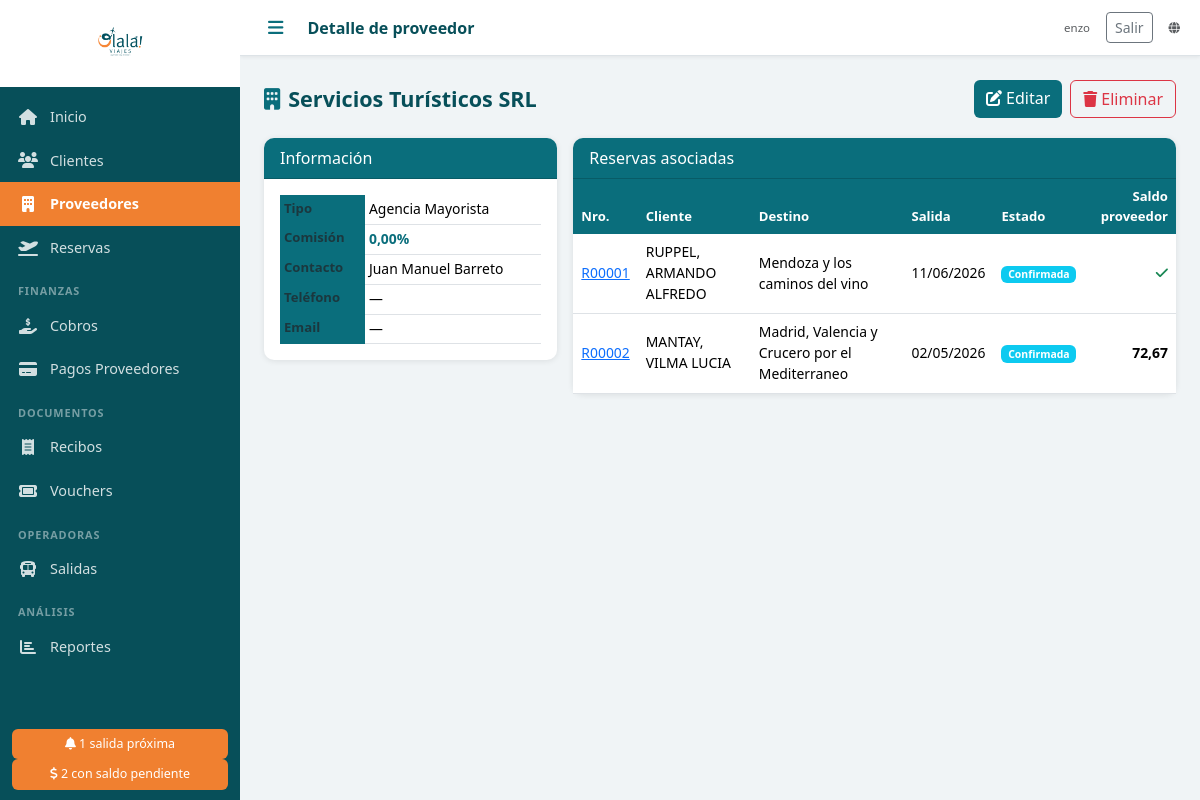
/proveedores/1/ (signed in), run on the app's committed database.
### agencia/models.py (models this page shows, shortened)
class Proveedor(models.Model):
    TIPOS = [
        ('AEROLINEA', 'Aerolínea'),
        ('HOTEL', 'Hotel'),
        ('CRUCERO', 'Crucero'),
        ('AGENCIA', 'Agencia Mayorista'),
        ('OPERADOR', 'Operador Mayorista'),
        ('TRASLADO', 'Traslado'),
        ('SEGURO', 'Seguro de Viaje'),
        ('EXCURSION', 'Excursión'),
        ('OTRO', 'Otro'),
    ]
    nombre = models.CharField('Nombre', max_length=200)
    tipo = models.CharField('Tipo', max_length=20, choices=TIPOS, default='OTRO')
    comision_porcentaje = models.DecimalField('Comisión (%)', max_digits=5, decimal_places=2, default=0)
    contacto = models.CharField('Contacto', max_length=100, blank=True)
    email = models.EmailField('Email', blank=True)
    telefono = models.CharField('Teléfono', max_length=50, blank=True)
    notas = models.TextField('Notas', blank=True)
    activo = models.BooleanField('Activo', default=True)
    created_at = models.DateTimeField(auto_now_add=True)
    class Meta:
        verbose_name = 'Proveedor'
        verbose_name_plural = 'Proveedores'
        ordering = ['nombre']

class Reserva(models.Model):
    ESTADOS = [
        ('PENDIENTE', 'Pendiente'),
        ('CONFIRMADA', 'Confirmada'),
        ('EN_CURSO', 'En curso'),
        ('COMPLETADA', 'Completada'),
        ('CANCELADA', 'Cancelada'),
    ]
    numero = models.CharField('Nro. Reserva', max_length=20, unique=True, blank=True)
    cliente = models.ForeignKey(Cliente, on_delete=models.PROTECT, verbose_name='Cliente titular', related_name='reservas')
    descripcion = models.TextField('Descripción / Observaciones', blank=True)
    destino = models.CharField('Destino', max_length=200)
    fecha_salida = models.DateField('Fecha de salida')
    fecha_regreso = models.DateField('Fecha de regreso', null=True, blank=True)
    pasajeros_adicionales = models.ManyToManyField(
        Cliente, related_name='reservas_como_pasajero',
        blank=True, verbose_name='Pasajeros adicionales'
    )
    precio_venta = models.DecimalField('Precio de venta', max_digits=12, decimal_places=2, default=0)
    moneda_venta = models.CharField('Moneda venta', max_length=3, choices=MONEDAS, default='ARS')
    comision_porcentaje = models.DecimalField('Comisión (%)', max_digits=5, decimal_places=2, default=0)
    estado = models.CharField('Estado', max_length=20, choices=ESTADOS, default='PENDIENTE')
    notas = models.TextField('Notas internas', blank=True)
    created_at = models.DateTimeField(auto_now_add=True)
    updated_at = models.DateTimeField(auto_now=True)
    class Meta:
        verbose_name = 'Reserva'
        verbose_name_plural = 'Reservas'
        ordering = ['fecha_salida']
    @property
    def precio_costo_total(self):
        return sum((s.precio_costo for s in self.servicios.all()), Decimal('0'))
    @property
    def total_pagado_proveedor(self):
        return sum(p.monto for p in self.pagos_proveedor.all())
    @property
    def saldo_pendiente_proveedor(self):
        return self.precio_costo_total - self.total_pagado_proveedor

class Cliente(models.Model):
    TIPOS_DOC = [
        ('DNI', 'DNI'),
        ('PASAPORTE', 'Pasaporte'),
        ('LC', 'L.C.'),
        ('LE', 'L.E.'),
        ('CUIT', 'CUIT'),
    ]
    nombre = models.CharField('Nombre', max_length=100)
    apellido = models.CharField('Apellido', max_length=100)
    tipo_doc = models.CharField('Tipo de documento', max_length=20, choices=TIPOS_DOC, default='DNI')
    nro_doc = models.CharField('Nro. de documento', max_length=50, blank=True)
    email = models.EmailField('Email', blank=True)
    telefono = models.CharField('Teléfono', max_length=50, blank=True)
    direccion = models.CharField('Dirección', max_length=300, blank=True)
    fecha_nacimiento = models.DateField('Fecha de nacimiento', null=True, blank=True)
    notas = models.TextField('Notas', blank=True)
    foto_dni = models.FileField('Foto DNI', upload_to='dni/', blank=True, null=True)
    activo = models.BooleanField('Activo', default=True)
    created_at = models.DateTimeField(auto_now_add=True)
    updated_at = models.DateTimeField(auto_now=True)
    class Meta:
        verbose_name = 'Cliente'
        verbose_name_plural = 'Clientes'
        ordering = ['apellido', 'nombre']
    def __str__(self):
        return f"{self.apellido}, {self.nombre}"

class ServicioReserva(models.Model):
    reserva = models.ForeignKey(Reserva, on_delete=models.CASCADE, related_name='servicios', verbose_name='Reserva')
    proveedor = models.ForeignKey(Proveedor, on_delete=models.PROTECT, verbose_name='Proveedor')
    tipo_servicio = models.CharField('Tipo', max_length=20, choices=TIPOS_SERVICIO, default='PAQUETE')
    descripcion = models.CharField('Descripción del servicio', max_length=500, blank=True)
    precio_costo = models.DecimalField('Costo', max_digits=12, decimal_places=2, default=0)
    moneda_costo = models.CharField('Moneda', max_length=3, choices=MONEDAS, default='ARS')
    nro_reserva_proveedor = models.CharField('Nro. reserva proveedor', max_length=100, blank=True)
    class Meta:
        verbose_name = 'Servicio'
        verbose_name_plural = 'Servicios'

class PagoProveedor(models.Model):
    reserva = models.ForeignKey(Reserva, on_delete=models.PROTECT, related_name='pagos_proveedor', verbose_name='Reserva')
    fecha = models.DateField('Fecha')
    monto = models.DecimalField('Monto', max_digits=12, decimal_places=2)
    moneda = models.CharField('Moneda', max_length=3, choices=MONEDAS, default='ARS')
    forma_pago = models.CharField('Forma de pago', max_length=20, choices=FORMAS_PAGO)
    referencia = models.CharField('Referencia / Nro. comprobante', max_length=200, blank=True)
    notas = models.TextField('Notas', blank=True)
    comprobante = models.FileField('Comprobante', upload_to='comprobantes/', blank=True, null=True)
    created_at = models.DateTimeField(auto_now_add=True)
    class Meta:
        verbose_name = 'Pago a Proveedor'
        verbose_name_plural = 'Pagos a Proveedores'
        ordering = ['-fecha']

### agencia/views.py (the view)
# urls.py: path('proveedores/<int:pk>/', login_required(views.proveedor_detalle), name='proveedor_detalle'),
def proveedor_detalle(request, pk):
    proveedor = get_object_or_404(Proveedor, pk=pk)
    reservas = Reserva.objects.filter(
        servicios__proveedor=proveedor
    ).distinct().prefetch_related('servicios__proveedor').order_by('-fecha_salida')
    return render(request, 'proveedores/detalle.html', {'proveedor': proveedor, 'reservas': reservas})

### templates/proveedores/detalle.html (shortened to what this page needs)
{% extends 'base.html' %}
{% block topbar_title %}Detalle de proveedor{% endblock %}
{% block content %}
<div class="page-header">
  <h2><i class="fas fa-building me-2 text-teal"></i>{{ proveedor.nombre }}</h2>
  <div class="d-flex gap-2">
    <a href="{% url 'proveedor_editar' proveedor.pk %}" class="btn btn-teal"><i class="fas fa-edit me-1"></i>Editar</a>
    <a href="{% url 'proveedor_eliminar' proveedor.pk %}" class="btn btn-outline-danger"><i class="fas fa-trash me-1"></i>Eliminar</a>
  </div>
</div>
<div class="row g-3">
  <div class="col-md-4">
    <div class="card">
      <div class="card-header bg-teal text-white">Información</div>
      <div class="card-body">
        <table class="table table-sm mb-0">
          <tr><th class="text-muted">Tipo</th><td>{{ proveedor.get_tipo_display }}</td></tr>
          <tr><th class="text-muted">Comisión</th><td><strong class="text-teal">{{ proveedor.comision_porcentaje }}%</strong></td></tr>
          <tr><th class="text-muted">Contacto</th><td>{{ proveedor.contacto|default:"—" }}</td></tr>
          <tr><th class="text-muted">Teléfono</th><td>{{ proveedor.telefono|default:"—" }}</td></tr>
          <tr><th class="text-muted">Email</th><td>{{ proveedor.email|default:"—" }}</td></tr>
        </table>
      </div>
    </div>
  </div>
  <div class="col-md-8">
    <div class="card">
      <div class="card-header bg-teal text-white">Reservas asociadas</div>
      <div class="table-responsive">
        <table class="table table-hover mb-0">
          <thead><tr><th>Nro.</th><th>Cliente</th><th>Destino</th><th>Salida</th><th>Estado</th><th class="text-end">Saldo proveedor</th></tr></thead>
          <tbody>
            {% for r in reservas %}
            <tr>
              <td><a href="{% url 'reserva_detalle' r.pk %}">{{ r.numero }}</a></td>
              <td>{{ r.cliente }}</td>
              <td class="small">{{ r.destino }}</td>
              <td class="small">{{ r.fecha_salida|date:"d/m/Y" }}</td>
              <td><span class="badge badge-{{ r.estado }}">{{ r.get_estado_display }}</span></td>
              <td class="text-end {% if r.saldo_pendiente_proveedor > 0 %}saldo-pendiente{% else %}saldo-ok{% endif %}">
                {% if r.saldo_pendiente_proveedor > 0 %}{{ r.saldo_pendiente_proveedor|floatformat:2 }}{% else %}<i class="fas fa-check text-success"></i>{% endif %}
              </td>
            </tr>
            {% empty %}
            <tr><td colspan="6" class="text-center text-muted py-3">Sin reservas.</td></tr>
            {% endfor %}
          </tbody>
        </table>
      </div>
    </div>
  </div>
</div>
{% endblock %}

### templates/base.html (shortened to what this page needs)
<!DOCTYPE html>
<html lang="es">
<head>
  {% load static %}
  <link rel="stylesheet" href="https://cdn.jsdelivr.net/npm/bootstrap@5.3.2/dist/css/bootstrap.min.css">
  <link rel="stylesheet" href="https://cdnjs.cloudflare.com/ajax/libs/font-awesome/6.5.0/css/all.min.css">
  <link rel="stylesheet" href="{% static 'css/olala.css' %}">
</head>
<body>
<div class="sidebar" id="sidebar">
  <div class="sidebar-logo">
    <img src="{% static 'img/logo.png' %}" alt="Olalá Viajes" class="logo-img">
  </div>
  <nav class="sidebar-nav">
    <a href="{% url 'dashboard' %}" class="nav-item {% if request.resolver_match.url_name == 'dashboard' %}active{% endif %}">
      <i class="fas fa-home"></i><span>Inicio</span>
    </a>
    <a href="{% url 'clientes_lista' %}" class="nav-item {% if 'cliente' in request.resolver_match.url_name %}active{% endif %}">
      <i class="fas fa-users"></i><span>Clientes</span>
    </a>
    <a href="{% url 'proveedores_lista' %}" class="nav-item {% if 'proveedor' in request.resolver_match.url_name %}active{% endif %}">
      <i class="fas fa-building"></i><span>Proveedores</span>
    </a>
    <a href="{% url 'reservas_lista' %}" class="nav-item {% if 'reserva' in request.resolver_match.url_name %}active{% endif %}">
      <i class="fas fa-plane-departure"></i><span>Reservas</span>
    </a>
    <div class="nav-section">Finanzas</div>
    <a href="{% url 'cobros_lista' %}" class="nav-item {% if 'cobro' in request.resolver_match.url_name %}active{% endif %}">
      <i class="fas fa-hand-holding-dollar"></i><span>Cobros</span>
    </a>
    <a href="{% url 'pagos_proveedor_lista' %}" class="nav-item {% if 'pago_proveedor' in request.resolver_match.url_name %}active{% endif %}">
      <i class="fas fa-credit-card"></i><span>Pagos Proveedores</span>
    </a>
    <div class="nav-section">Documentos</div>
    <a href="{% url 'recibos_lista' %}" class="nav-item {% if 'recibo' in request.resolver_match.url_name %}active{% endif %}">
      <i class="fas fa-receipt"></i><span>Recibos</span>
    </a>
    <a href="{% url 'vouchers_lista' %}" class="nav-item {% if 'voucher' in request.resolver_match.url_name %}active{% endif %}">
      <i class="fas fa-ticket"></i><span>Vouchers</span>
    </a>
    <div class="nav-section">Operadoras</div>
    <a href="{% url 'salidas_lista' %}" class="nav-item {% if 'salida' in request.resolver_match.url_name %}active{% endif %}">
      <i class="fas fa-bus"></i><span>Salidas</span>
    </a>
    <div class="nav-section">Análisis</div>
    <a href="{% url 'reportes' %}" class="nav-item {% if 'reporte' in request.resolver_match.url_name %}active{% endif %}">
      <i class="fas fa-chart-bar"></i><span>Reportes</span>
    </a>
  </nav>
  {% if alertas_salidas > 0 or alertas_saldos > 0 %}
  <div class="sidebar-alerts">
    {% if alertas_salidas > 0 %}
    <a href="{% url 'dashboard' %}" class="alert-badge">
      <i class="fas fa-bell"></i> {{ alertas_salidas }} salida{% if alertas_salidas != 1 %}s{% endif %} próxima{% if alertas_salidas != 1 %}s{% endif %}
    </a>
    {% endif %}
    {% if alertas_saldos > 0 %}
    <a href="{% url 'reporte_saldos' %}" class="alert-badge">
      <i class="fas fa-dollar-sign"></i> {{ alertas_saldos }} con saldo pendiente
    </a>
    {% endif %}
  </div>
  {% endif %}
</div>
<div class="main-content">
  <div class="topbar">
    <button class="btn-menu" onclick="toggleSidebar()"><i class="fas fa-bars"></i></button>
    <div class="topbar-title">{% block topbar_title %}{% endblock %}</div>
    <div class="topbar-right d-flex align-items-center gap-3">
      {% if user.is_authenticated %}
      <span class="text-muted small">{{ user.get_username }}</span>
      <form method="post" action="{% url 'logout' %}" class="d-inline mb-0">
        <button type="submit" class="btn btn-sm btn-outline-secondary">Salir</button>
      </form>
      {% endif %}
      <a href="{% url 'web_publica' %}" class="text-muted small" target="_blank" title="Catálogo público"><i class="fas fa-globe"></i></a>
    </div>
  </div>
  <div class="content-area">
    {% block content %}{% endblock %}
  </div>
</div>
</body>
</html>

### static/css/olala.css (style rules this page uses)
:root { --teal: #0a6e7c; --teal-dark: #074f59; --teal-light: #e0f2f5; --orange: #f08030; --orange-light: #fff3e8; --sidebar-width: 240px; --topbar-height: 56px; }
* { box-sizing: border-box; }
body { margin: 0; font-family: 'Segoe UI', sans-serif; background: #f0f4f6; }
.sidebar { position: fixed; top: 0; left: 0; width: var(--sidebar-width); height: 100vh; background: var(--teal-dark); display: flex; flex-direction: column; z-index: 1000; transition: width 0.25s; overflow-x: hidden; }
.sidebar-logo { padding: 16px 12px; background: white; text-align: center; min-height: 80px; display: flex; align-items: center; justify-content: center; }
.logo-img { max-width: 160px; max-height: 55px; object-fit: contain; }
.sidebar-nav { flex: 1; overflow-y: auto; padding: 8px 0; }
.nav-item { display: flex; align-items: center; gap: 12px; padding: 11px 18px; color: rgba(255,255,255,0.82); text-decoration: none; font-size: 0.9rem; transition: background 0.15s, color 0.15s; white-space: nowrap; }
.nav-item.active { background: var(--orange); color: white; font-weight: 600; }
.nav-item i { width: 20px; text-align: center; font-size: 1rem; flex-shrink: 0; }
.nav-section { padding: 14px 18px 4px; font-size: 0.68rem; text-transform: uppercase; letter-spacing: 0.08em; color: rgba(255,255,255,0.45); font-weight: 600; }
.sidebar-alerts { padding: 10px 12px; }
.alert-badge { display: block; background: var(--orange); color: white; padding: 6px 10px; border-radius: 6px; font-size: 0.78rem; text-decoration: none; text-align: center; }
.main-content { margin-left: var(--sidebar-width); min-height: 100vh; transition: margin-left 0.25s; display: flex; flex-direction: column; }
.topbar { height: var(--topbar-height); background: white; border-bottom: 1px solid #dde3e7; display: flex; align-items: center; padding: 0 20px; gap: 16px; position: sticky; top: 0; z-index: 100; box-shadow: 0 1px 4px rgba(0,0,0,0.07); }
.btn-menu { background: none; border: none; font-size: 1.1rem; color: var(--teal); cursor: pointer; padding: 4px 8px; }
.topbar-title { font-size: 1rem; font-weight: 600; color: var(--teal-dark); flex: 1; }
.topbar-right { font-size: 0.82rem; color: #999; }
.content-area { padding: 24px; flex: 1; }
.card { border: none; border-radius: 10px; box-shadow: 0 1px 6px rgba(0,0,0,0.09); }
.card-header { border-radius: 10px 10px 0 0 !important; }
.bg-teal { background: var(--teal) !important; }
.text-teal { color: var(--teal) !important; }
.table th { background: var(--teal); color: white; font-weight: 600; font-size: 0.82rem; border: none; }
.table td { font-size: 0.87rem; vertical-align: middle; }
.btn-teal { background: var(--teal); color: white; border: none; }
.badge-CONFIRMADA { background: #0dcaf0; color: #fff; }
.saldo-ok { color: #198754; font-weight: 600; }
.saldo-pendiente { color: #dc3545; font-weight: 600; }
.page-header { display: flex; align-items: center; justify-content: space-between; margin-bottom: 20px; }
.page-header h2 { margin: 0; color: var(--teal-dark); font-size: 1.35rem; font-weight: 700; }

### data on the page
Proveedor: nombre "Servicios Turísticos SRL", tipo "Agencia Mayorista", comision_porcentaje "0,00", contacto "Juan Manuel Barreto", telefono "—", email "—"
Reserva: numero "R00001", cliente "RUPPEL, ARMANDO ALFREDO", destino "Mendoza y los caminos del vino", fecha_salida "11/06/2026", estado "Confirmada"
Reserva: numero "R00002", cliente "MANTAY, VILMA LUCIA", destino "Madrid, Valencia y Crucero por el Mediterraneo", fecha_salida "02/05/2026", estado "Confirmada", saldo_pendiente_proveedor "72,67"

### other printed values
{{ alertas_salidas }} "1"
{{ alertas_saldos }} "2"
{{ user.get_username }} "enzo"
